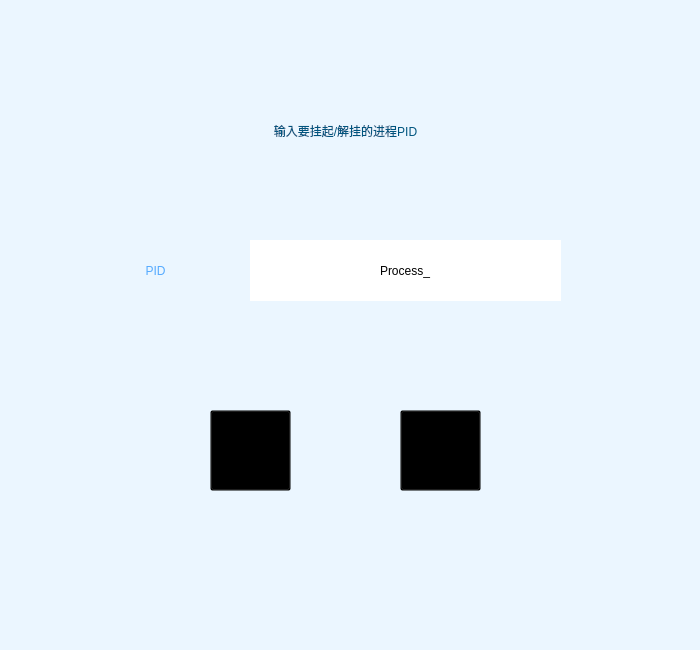
<?xml version="1.0" encoding="UTF-8"?>
<ui version="4.0">
 <class>Form</class>
 <widget class="QWidget" name="Form">
  <property name="geometry">
   <rect>
    <x>0</x>
    <y>0</y>
    <width>700</width>
    <height>650</height>
   </rect>
  </property>
  <property name="windowTitle">
   <string>进程挂起/解挂</string>
  </property>
  <property name="styleSheet">
   <string notr="true">#Form{background-color: rgb(235, 246, 255);}
#pushButton {
	image:url(icon/8_1.png);
	background-color:transparent; 
}
#pushButton:hover{
	image:url(icon/8_2.png);
}
#pushButton_2 {
	image:url(icon/9_1.png);
	background-color:transparent; 
}
#pushButton_2:hover{
	image:url(icon/9_2.png);
}</string>
  </property>
  <widget class="QPushButton" name="pushButton">
   <property name="geometry">
    <rect>
     <x>210</x>
     <y>410</y>
     <width>81</width>
     <height>81</height>
    </rect>
   </property>
   <property name="text">
    <string/>
   </property>
  </widget>
  <widget class="QPushButton" name="pushButton_2">
   <property name="geometry">
    <rect>
     <x>400</x>
     <y>410</y>
     <width>81</width>
     <height>81</height>
    </rect>
   </property>
   <property name="text">
    <string/>
   </property>
  </widget>
  <widget class="QLabel" name="label">
   <property name="geometry">
    <rect>
     <x>120</x>
     <y>100</y>
     <width>451</width>
     <height>61</height>
    </rect>
   </property>
   <property name="styleSheet">
    <string notr="true">color: rgb(0, 85, 127);
font: 17pt &quot;微软雅黑&quot;;</string>
   </property>
   <property name="text">
    <string>输入要挂起/解挂的进程PID</string>
   </property>
   <property name="alignment">
    <set>Qt::AlignCenter</set>
   </property>
  </widget>
  <widget class="QLineEdit" name="lineEdit">
   <property name="geometry">
    <rect>
     <x>250</x>
     <y>240</y>
     <width>311</width>
     <height>61</height>
    </rect>
   </property>
   <property name="styleSheet">
    <string notr="true">background-color: rgb(255, 255, 255);
font: 12pt &quot;微软雅黑&quot;;</string>
   </property>
   <property name="text">
    <string>Process_</string>
   </property>
   <property name="frame">
    <bool>false</bool>
   </property>
   <property name="alignment">
    <set>Qt::AlignCenter</set>
   </property>
   <property name="placeholderText">
    <string/>
   </property>
  </widget>
  <widget class="QLabel" name="label_2">
   <property name="geometry">
    <rect>
     <x>60</x>
     <y>240</y>
     <width>191</width>
     <height>61</height>
    </rect>
   </property>
   <property name="styleSheet">
    <string notr="true">color: rgb(85, 170, 255);
font: 15pt &quot;微软雅黑&quot;;</string>
   </property>
   <property name="text">
    <string>PID</string>
   </property>
   <property name="alignment">
    <set>Qt::AlignCenter</set>
   </property>
  </widget>
 </widget>
 <resources/>
 <connections/>
</ui>
